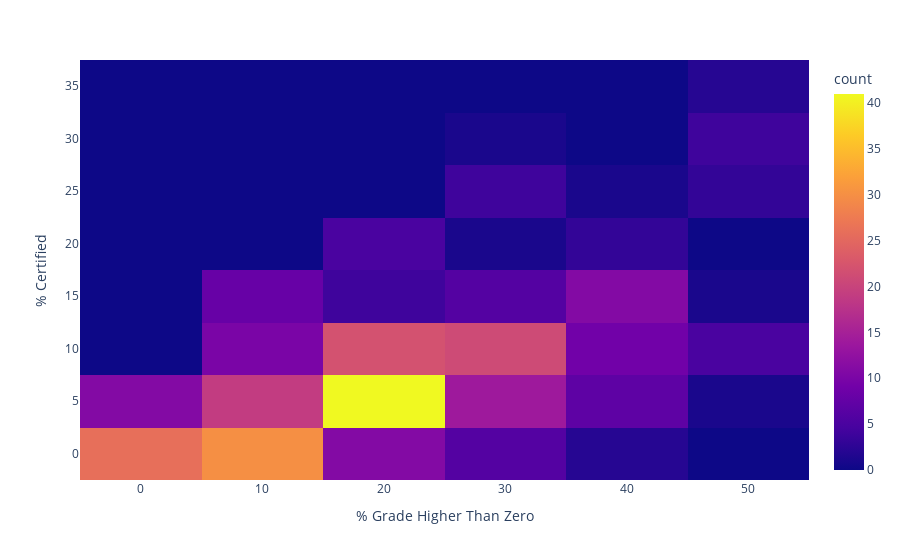

Source (notebook cell):
### Markdown cell above
### is the participants that get grade high than zero get certified from course?
we can see that (15 to 25)% of participants whose grades are more than zero, are get certified by percentage between (2.5 to 7.28)%.

### Code cell
fig = px.density_heatmap(df, x= '% Grade Higher Than Zero', y="% Certified")
fig.show()

### Figure 1 — Plotly figure (JSON) as saved in the notebook; plotly's stock layout.template omitted (floating-point values rounded to 4 significant figures; data arrays with more than 128 entries replaced by an {"elided": "..."} marker saying what was removed)
{"data": [{"coloraxis": "coloraxis", "hovertemplate": "% Grade Higher Than Zero=%{x}<br>% Certified=%{y}<br>count=%{z}<extra></extra>", "name": "", "type": "histogram2d", "x": {"elided": "289 float values"}, "xaxis": "x", "xbingroup": "x", "y": {"elided": "289 float values"}, "yaxis": "y", "ybingroup": "y"}], "layout": {"coloraxis": {"colorbar": {"title": {"text": "count"}}, "colorscale": [[0, "#0d0887"], [0.1111, "#46039f"], [0.2222, "#7201a8"], [0.3333, "#9c179e"], [0.4444, "#bd3786"], [0.5556, "#d8576b"], [0.6667, "#ed7953"], [0.7778, "#fb9f3a"], [0.8889, "#fdca26"], [1, "#f0f921"]]}, "legend": {"tracegroupgap": 0}, "margin": {"t": 60}, "xaxis": {"anchor": "y", "domain": [0, 1], "title": {"text": "% Grade Higher Than Zero"}}, "yaxis": {"anchor": "x", "domain": [0, 1], "title": {"text": "% Certified"}}}}
